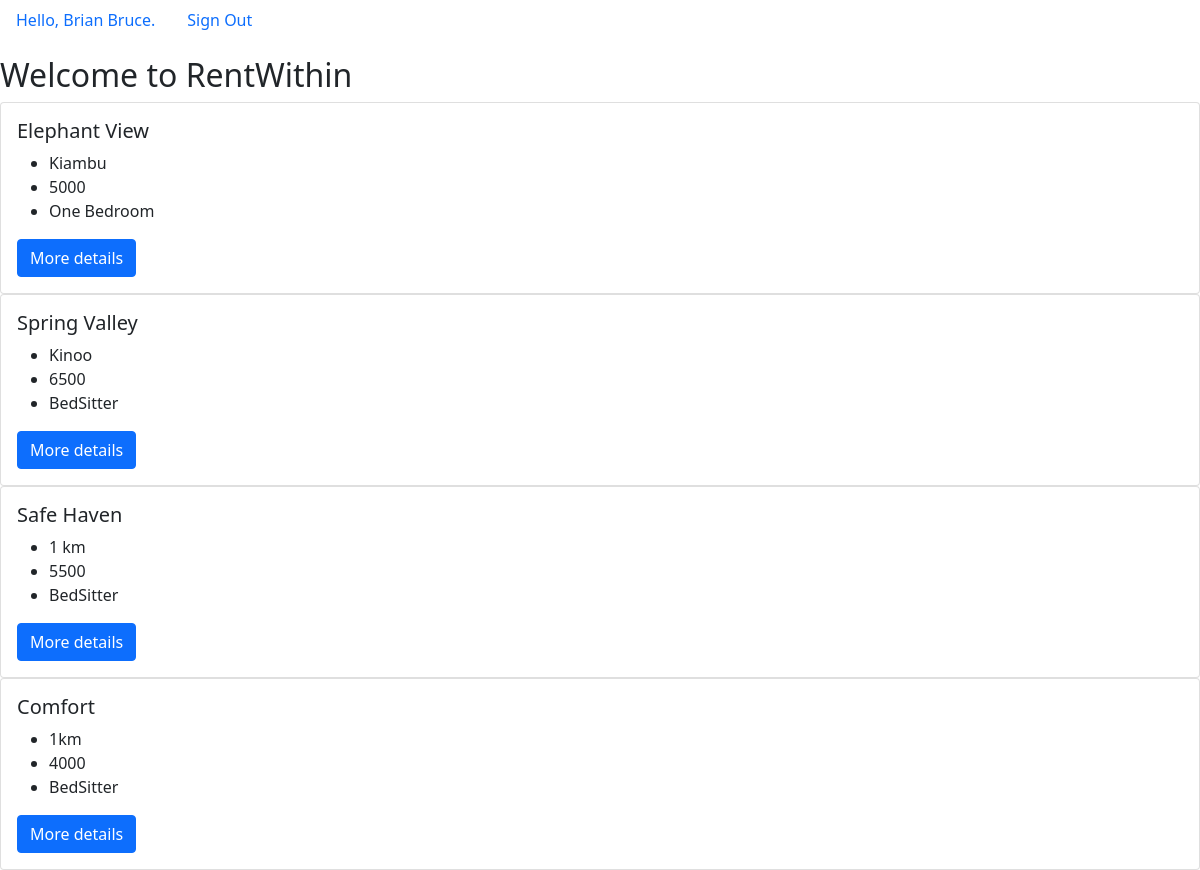
The page / (signed in) on the database its author committed.
### custom/models.py (models this page shows, shortened)
class RentUser(AbstractBaseUser):
    USER_TYPE=(
        ("LD","Landlord"),
        ("TN","Tenant")
    )
    first_name=models.CharField(max_length=20)
    last_name=models.CharField(max_length=20)
    email=models.EmailField(verbose_name="Email Address",unique=True)
    phone_number=models.CharField(max_length=12, null=True)
    nat_id=models.CharField(max_length=8,unique=True)
    dob=models.DateField(verbose_name="Date of Birth")
    user_type=models.CharField(choices=USER_TYPE,max_length=8)
    is_active=models.BooleanField(default=True)
    is_admin=models.BooleanField(default=False)
    objects=UserManager()
    USERNAME_FIELD="nat_id"
    REQUIRED_FIELDS=["first_name","last_name","dob","user_type",'email']
    def __str__(self) -> str:
        return f"{self.first_name} {self.last_name}"

class HouseModel(models.Model):
    HOUSE_TYPE=(
        ("BD","BedSitter"),
        ("OB","One Bedroom"),
        ("TB","Two Bedroom"),
        ("THD","Three Bedroom"),
        ("CM","Commercial"),
        ("GH","Guest House"),
    )
    house_name=models.CharField(max_length=30)
    house_location=models.CharField(max_length=20)
    rent_per_month=models.CharField(max_length=10)
    house_type=models.CharField(choices=HOUSE_TYPE,default="BedSitter",max_length=15)
    landlord=models.ForeignKey(settings.AUTH_USER_MODEL,on_delete=models.CASCADE)

### custom/views.py (the view)
# urls.py: path("",homePage,name="homepage"),
def homePage(request):
    houses=HouseModel.objects.all()
    return render(request,"index.html",{"houses":houses})

### templates/index.html (shortened to what this page needs)
{% extends 'base.html' %}
{% block content %}
<nav class="nav">
    {% if request.user.is_authenticated %}
    <p class="nav-link"> Hello, {{request.user}}.</p>
    <a class="nav-link" href="{% url 'signout' %}">Sign Out</a>
    {% else %}
    <a class="nav-link" href="{% url 'login' %}">Login</a>
    <a class="nav-link" href="{% url 'signup' %}">Sign Up</a>
    {% endif %}
</nav>
<div class="main">
    <h2>Welcome to RentWithin</h2>
    {% for house in houses %}
    <div class="card">
        <div class="card-body">
            <h5 class="card-title">{{house.house_name}}</h5>
            <ul class="card-text">
                <li>{{house.house_location}}</li>
                <li>{{house.rent_per_month}}</li>
                <li>{{house.get_house_type_display}}</li>
            </ul>
            <a href="house_details/{{house.id}}/" class="btn btn-primary">More details</a>
        </div>
    </div>
    {% endfor %}
</div>
{% endblock content %}

### rows shown on the page
RentUser: user "Brian Bruce"
HouseModel: house_name "Elephant View", house_location "Kiambu", rent_per_month "5000", house_type "One Bedroom"
HouseModel: house_name "Spring Valley", house_location "Kinoo", rent_per_month "6500", house_type "BedSitter"
HouseModel: house_name "Safe Haven", house_location "1 km", rent_per_month "5500", house_type "BedSitter"
HouseModel: house_name "Comfort", house_location "1km", rent_per_month "4000", house_type "BedSitter"
